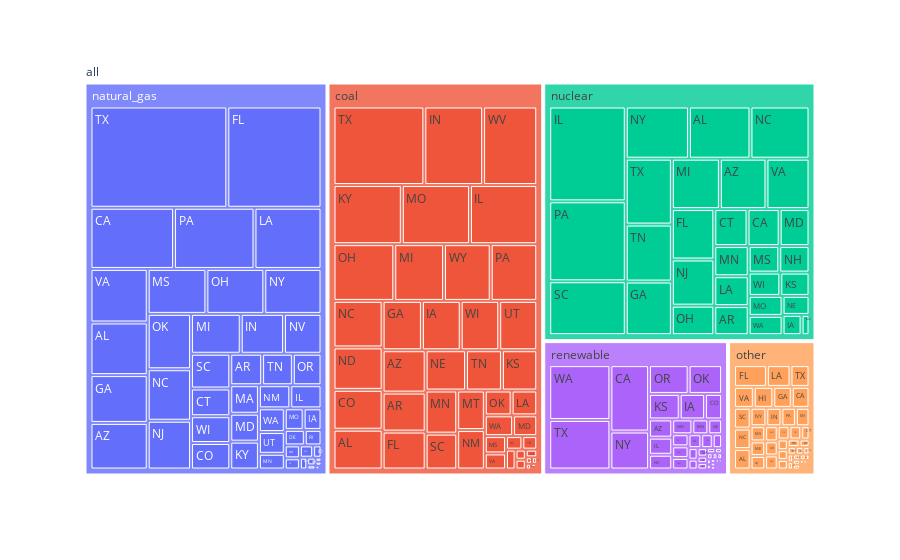

The notebook cell saved with this chart:
### Code cell
fig = px.treemap(
    data_frame = state_2019_reduced_df.toPandas(),
    names = "fuel_type",
    values = "consumption",
    path = ["all", "fuel_type", "state"]
)
fig.show()

### Figure 1 — Plotly figure (JSON) as saved in the notebook; plotly's stock layout.template omitted (floating-point values rounded to 4 significant figures; data arrays with more than 128 entries replaced by an {"elided": "..."} marker saying what was removed)
{"data": [{"branchvalues": "total", "domain": {"x": [0, 1], "y": [0, 1]}, "hovertemplate": "labels=%{label}<br>consumption=%{value}<br>parent=%{parent}<br>id=%{id}<extra></extra>", "ids": {"elided": "231 str values"}, "labels": {"elided": "231 str values"}, "name": "", "parents": {"elided": "231 str values"}, "type": "treemap", "values": {"elided": "231 int values"}}], "layout": {"autosize": true, "legend": {"tracegroupgap": 0}, "margin": {"t": 60}}}
